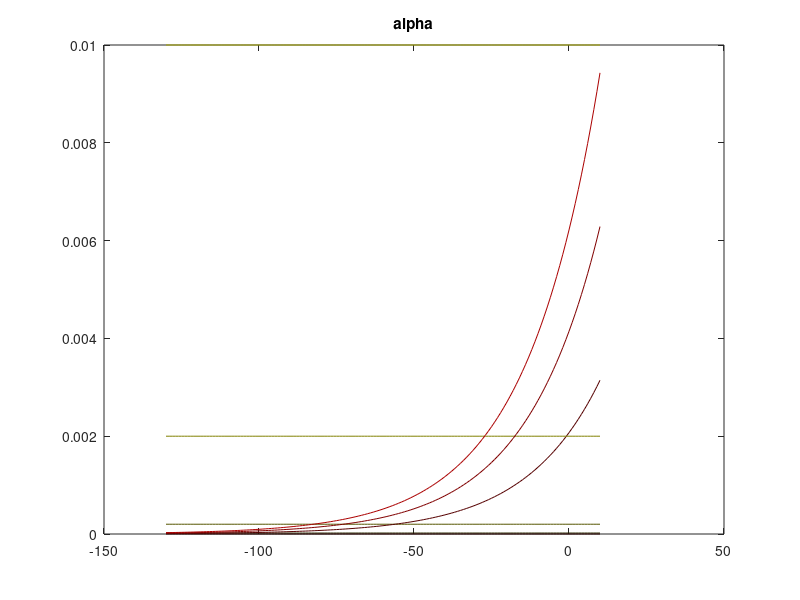
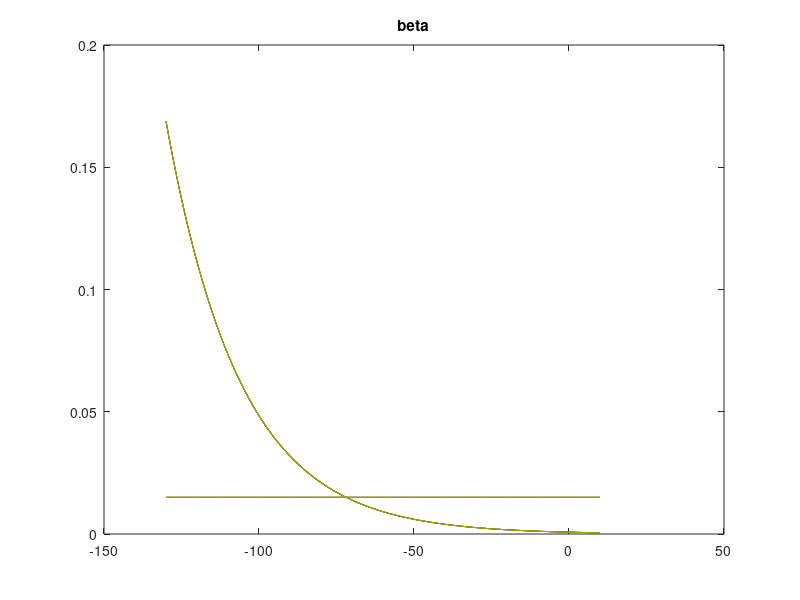
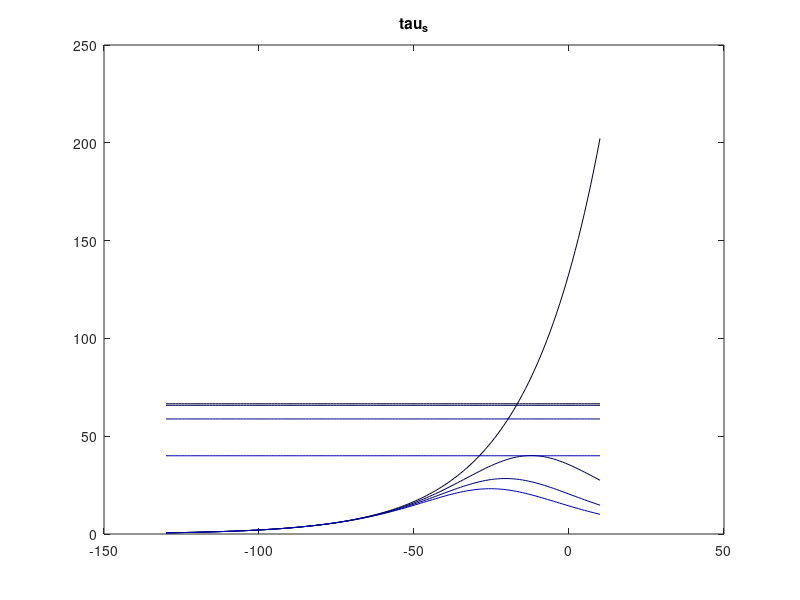
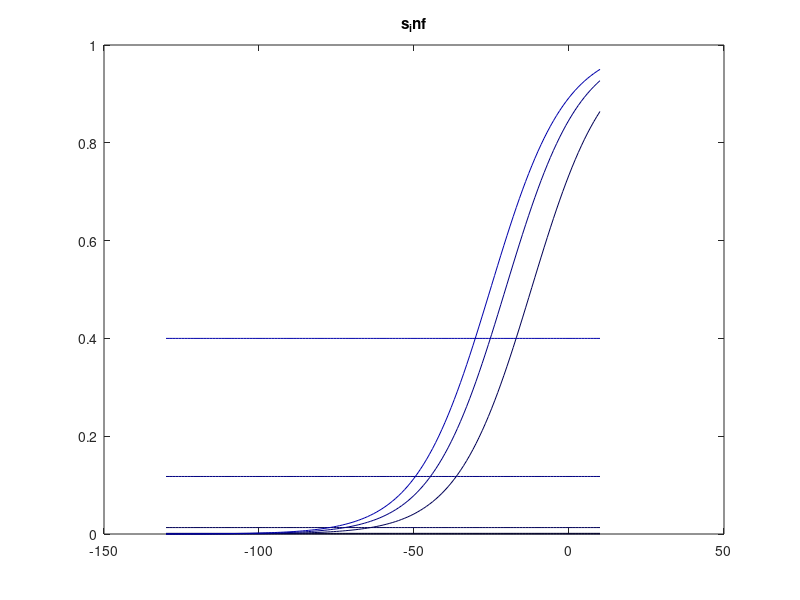

The MATLAB source for these figures, in order:
% cell_mechanisms.m

% mechanism = 'low-threshold Ca';
% mechanism = 'somatic components';
% mechanism = 'amarillo_Ttype'
mechanism = 'Ca activated K';
% mechanism = 'high_thresh_vanilla';
% mechanism = 'h_current_tests';
% mechanism = 'high_thresh_gerstner';
% mechanism = 'schweighofer_gap';
% mechanism = 'somatic mechanisms'
% mechanism = 'axonal_components';
% mechanism = 'calcium_update';

Vrange = [-150:30];

switch mechanism

	case 'low-threshold Ca'
		% NOTE: not GHK! Consider the non linearity

		% [================================================]
		% 		 somatic low threshold calcium
		% [================================================]
		k_inf = @(V_soma) (1 ./ (1 + exp(-1 * (V_soma + 61)   ./ 4.2)));
		l_inf = @(V_soma) (1 ./ (1 + exp((     V_soma + 85.5) ./ 8.5)));

	    tau_k = 1;
	    tau_l = @(V_soma) ((20 * exp((V_soma + 160) ./ 30) ./ (1 + exp((V_soma + 84) ./ 7.3))) +35);
	   
	     figure
	     plot(Vrange, k_inf(Vrange).^3 ,'b'), hold on
	     plot(Vrange, l_inf(Vrange),'g'), hold on
	     plot(Vrange, (k_inf(Vrange).^3) .* l_inf(Vrange),'y'), hold on
	     title('Calcium Low Threshold')
		legend({'k_inf^3' ; 'l_inf' ; })
		title('inward low threshold calcium')





	case 'somatic components'

	 % % Dendrite-soma interaction current
	 %    I_ds  = (g_int / p1) * (V_soma - V_dend); 
	 %    % Inward low-threshold Ca current
	 %    I_CaL = g_CaL * k * k * k * l * (V_soma - V_Ca);
	 %    % Inward Na current
	 %    I_Na_s  = g_Na_s * m * m * m * h * (V_soma - V_Na);
	 %    % Leak current
	 %    I_ls  = g_ls * (V_soma - V_l);
	 %    % H current soma
	 %    I_h_s    =  g_h_s * q_s * (V_soma - V_h); %# change
	 %    % Potassium current
	 %    I_Kdr_s = g_Kdr_s * n * n * n * n * (V_soma - V_K);
	 %    I_K_s   = g_K_s * (x_s ^ 4) * (V_soma - V_K);
	 %    % Axon-soma interaction current
	 %    I_as    = (g_int / (1 - p2)) * (V_soma - V_axon);
	 %    %***** AMPA current *****
	 %    I_amp   = gbar_ampa * g_ampa * (V_dend - V_ampa);
	 %    %***** GABA A current *****
	 %    I_gab_soma   = gbar_gaba_soma * g_gaba_soma * (V_soma - V_gaba_soma);
	        




        
    % somatic Sodium
    m_inf = @(V_soma) 1 ./ (1 + (exp((-30 - V_soma)./ 5.5)));
    h_inf = @(V_soma) 1 ./ (1 + (exp((-70 - V_soma)./-5.8)));
    tau_h = @(V_soma) 3 * exp((-40 - V_soma)./33);

    % Potassium
     n_inf = @(V_soma) 1 ./ (1 + exp( ( -3 - V_soma) ./  10));	
     tau_n = @(V_soma) 5 + (  47 * exp( -(-50 - V_soma) ./  900));
     % n     = delta * dn_dt + Potassium_n;
     
     alpha_x_s = @(V_soma) 0.13 * (V_soma + 25) ./ (1 - exp(-(V_soma + 25) ./ 10));
     beta_x_s  = @(V_soma) 1.69 * exp(-0.0125 * (V_soma + 35));
    
     x_inf_s   = @(V_soma) alpha_x_s(V_soma) ./ (alpha_x_s(V_soma) + beta_x_s(V_soma));
     tau_x_s   = @(V_soma) 1 ./ (alpha_x_s(V_soma) + beta_x_s(V_soma));


     
    

	case 'amarillo_Ttype' % Amarillo 2D CaT

		V1_2mT = -53;
		V_tau_m1 = 2;
		V_tau_m2 = 2;
		% m_T_inf = @(V) 1./(1 + exp((V −- V1_2mT)/ − 6.2);
		% tau_m_T = @(V) (0.612 + 1./(exp((V - −V_tau_m1 )/ −- 16.7) + exp((V −- V_tau_m2 )/18.2)))/3   ;
		% h_T_inf = @(V) 1/(1 + exp[(V −- V1_2mT/4]);
		% tau_h1_T = @(V) (exp[(V −- V_tau_h1 )/66.6])/3; % -- for V < −75 mV
		% tau_2_T = @(V) (28 + exp[(V -− V_tau_h2 )/ − 10.5])/3; % -- for V > −75 mV

		% G(V, Cao, Cai) = z^2F^2V/RT (Cai- −Ca0*exp(−zFV/RT))/ (1 −- exp(−zFV/RT)),

		% dhT/dt = (hT∞(V) − hT)/τhT(V),
		% I = p m
		% h SG(V,Ca,Ca)
		% TTTToi
		% dmT/dt = (mT∞(V) − mT)/τmT(V)


	case 'calcium_update'

		% update Calcium concentration
        dCa_dt = -3 * I_CaH - 0.075 * Ca2Plus;
        Ca2Plus = delta * dCa_dt + Ca2Plus;

		dCa_dt = @(I_CaH, Ca2Plus) -3 * I_CaH - 0.075 * Ca2Plus;

		% I_CaH = r^2 * V_dend;



	case 'high_thresh_vanilla'
		% [================================================]
		% 		 Calcium High Threshold (Ir)
		% [================================================]
		%  activation curves from r

		alpha_r = @(V_dend) 1.7 ./ (1 + exp( -(V_dend - 5) ./ 13.9));
		beta_r  = @(V_dend) 0.02 .* (V_dend + 8.5)./ (exp((V_dend + 8.5) ./ 5) - 1);
		tau_r   = @(V_dend) 5 ./ (alpha_r(V_dend) + beta_r(V_dend));
		r_inf   = @(V_dend) alpha_r(V_dend) ./ (alpha_r(V_dend) + beta_r(V_dend));

		% beta_r_new = @(V_dend)   2.8 ./(1 + exp( (V_dend + 68)  ./  31 )) 
		% tau_r_new   = @(V_dend) 5 ./ (alpha_r(V_dend) + beta_r_new(V_dend));
		% r_inf_new   = @(V_dend) alpha_r(V_dend) ./ (alpha_r(V_dend) + beta_r_new(V_dend));
		

		% dr_dt_new = @(V_dend, r) (r_inf_new(V_dend) - r) ./ tau_r_new(V_dend);
		dr_dt = @(V_dend, r) (r_inf(V_dend) - r) ./ tau_r(V_dend);

		Vrange = -150:20;
		figure
		plot(Vrange, alpha_r(Vrange),'r'), hold on
		plot(Vrange, beta_r(Vrange),'b')
		% plot(Vrange, beta_r_new(Vrange),'b','linewidth',2)
		plot(Vrange, r_inf(Vrange) ,'g')
		% plot(Vrange, r_inf_new(Vrange) ,'g','linewidth',2)
		plot(Vrange, tau_r(Vrange) ,'c')
		% plot(Vrange, tau_r_new(Vrange) ,'c','linewidth',2)

		legend({'alpha' 'beta' 'r inf' 'tau r'})
		title(mechanism)


		figure
		c= 0; rrange = linspace(0,.1,10); lr  = 10;
		for Cr = rrange
			c = c+1;
			plot(Vrange, dr_dt(Vrange,Cr) ,'color' , [0 0 1]*c/lr)
			hold on
			
		end
		legend(num2str( rrange' ))
		title('dr dt') ; xlabel('V dend')

	case 'high_thresh_gerstner'
		% [================================================]
		% 		 Calcium High Threshold (Ir)
		% [================================================]
		%  activation curves from r

		alpha_r = @(V_dend) 1.7 ./ (1 + exp( -(V_dend - 5) ./ 13.9));
		beta_r = @(V_dend)   2.8 ./(1 + exp( (V_dend + 68)  ./  31 )) 
		tau_r   = @(V_dend) 5 ./ (alpha_r(V_dend) + beta_r_new(V_dend));
		r_inf   = @(V_dend) alpha_r(V_dend) ./ (alpha_r(V_dend) + beta_r_new(V_dend));
		

		% dr_dt_new = @(V_dend, r) (r_inf_new(V_dend) - r) ./ tau_r_new(V_dend);
		dr_dt = @(V_dend, r) (r_inf(V_dend) - r) ./ tau_r(V_dend);

		Vrange = -150:20;
		figure
		plot(Vrange, alpha_r(Vrange),'r'), hold on
		plot(Vrange, beta_r(Vrange),'b')
		% plot(Vrange, beta_r_new(Vrange),'b','linewidth',2)
		plot(Vrange, r_inf(Vrange) ,'g')
		% plot(Vrange, r_inf_new(Vrange) ,'g','linewidth',2)
		plot(Vrange, tau_r(Vrange) ,'c')
		% plot(Vrange, tau_r_new(Vrange) ,'c','linewidth',2)

		legend({'alpha' 'beta' 'r inf' 'tau r'})
		title(mechanism)


		figure
		c= 0; rrange = linspace(0,.1,10); lr  = 10;
		for Cr = rrange
			c = c+1;
			plot(Vrange, dr_dt(Vrange,Cr) ,'color' , [0 0 1]*c/lr)
			hold on
			
		end
		legend(num2str( rrange' ))
		title('dr dt') ; xlabel('V dend')

	case 3

		% [================================================]
		% 	substitute beta_r that grows without bounds (?)
		% [================================================]


		beta_r = @(V_dend) 0.02 .* (V_dend + 8.5)./ (exp((V_dend + 8.5) ./ 5) - 1);
		sig =  @(a, X) a(1) ./ (1 + exp( -(X + a(2)) ./ a(3)));

		xdata = [-180:100];
		ydata = beta_r(xdata);
		ydata(1:80) = 1.8;

		a = lsqcurvefit(sig,[eps eps 0],xdata, ydata)

		new_beta_r = @(V_dend)   2.8 ./(1 + exp( (V_dend + 68)  ./  31 )) 
		clf
		plot(xdata, sig(x,xdata),'g')
		hold on
		plot(xdata, new_beta_r(xdata),'y')

		plot(xdata, ydata,'r')
		plot(xdata, alpha_r(xdata),'r')
		title(mechanism)

	case 'schweighofer_gap'


		% [================================================]
		% 		 Gap 
		% [================================================]
		% Schweighofer's gap non linearity (2004)
		fgap = @(DeltaV) (0.8 .* exp(-1.*DeltaV.*DeltaV/100) + 0.2);
		plot(x, fgap(x))
		title(mechanism)


	case 'Ca activated K'


		% [================================================]
		% 		 Ca activated K hyperpolarizing current - s
		% [================================================]     

		%NEW (CaPlus in uM/l)
		alpha_s = @(Ca2Plus, V_dend) .9e-3*log(Ca2Plus)*exp(V_dend/24);
		beta_s  = @(Ca2Plus, V_dend) .75e-3*exp(-V_dend/24);
		s_inf = @(Ca2Plus, V_dend) alpha_s(Ca2Plus, V_dend) ./ (alpha_s(Ca2Plus, V_dend) + beta_s(Ca2Plus, V_dend));
		tau_s = @(Ca2Plus, V_dend) .1 ./ (alpha_s(Ca2Plus,V_dend) + beta_s(Ca2Plus,V_dend));


		% Original : No dependence on V_dend
		alpha_s_orig =@(Ca2Plus) (0.00002 * Ca2Plus) .* (0.00002 * Ca2Plus < 0.01) + 0.01*((0.00002 * Ca2Plus)> 0.01); % nefarious calcium creates instabilities?
		beta_s_orig = 0.015;
		s_inf_orig = @(Ca2Plus) alpha_s_orig(Ca2Plus) ./ (alpha_s_orig(Ca2Plus) + beta_s_orig);
		tau_s_orig = @(Ca2Plus) 1 ./ (alpha_s_orig(Ca2Plus) + beta_s_orig);



			Ca_range = [1 10 100 1000];
			Vd_range = [-130:10];
			clf
			c = 0;
			for ca = Ca_range
				c = c+1;

				figure(2)
				plot(Vd_range, ones(size(Vd_range))*alpha_s_orig( ca),'color', [1 1 0]*c/6), hold on
				plot(Vd_range, alpha_s( ca, Vd_range),'color', [1 0 0]*c/6), hold on
				title('alpha')

				figure(3)
				plot(Vd_range, ones(size(Vd_range))*beta_s_orig,'color', [1 1 0]*c/6), hold on
				plot(Vd_range, beta_s( ca, Vd_range),'color', [1 1 0]*c/6), hold on
				title('beta')

				figure(5)
				plot(Vd_range, ones(size(Vd_range))*s_inf_orig( ca),'color', [0 0 1]*c/6), hold on
				plot(Vd_range, s_inf( ca, Vd_range),'color', [0 0 1]*c/6), hold on
				title('s_inf')

				figure(4)
				plot(Vd_range, tau_s( ca, Vd_range),'color', [0 0 1]*c/6), hold on
				plot(Vd_range, ones(size(Vd_range))*tau_s_orig( ca),'color', [0 0 1]*c/6), hold on
				title('tau_s')

			end

		% plot(x, beta_r(x),'b')
		% plot(x, s_inf(alpha_r(x), beta_r(x)) ,'g')


		ds_dt = @(s_inf, Potassium_s, tau_s	) (s_inf - Potassium_s) / tau_s;

		s = @(delta, ds_dt, Potassium_s) delta * ds_dt + Potassium_s;



	case 'h_current_tests'


		% [================================================]
		% 		 H current
		% [================================================]

	    % #NOTE: new h current has a very steep inactivation.		
		        
		q_inf_old = @(V_dend) 1 ./(1 + exp((V_dend + 80) / 4));
		tau_q_old = @(V_dend) 1 ./(exp(-0.086 * V_dend - 14.6) + exp(0.070 * V_dend - 1.87));


		 % g_h * q * (V_dend + 43)

		 mAlpha	 = @(v) 1e-3*6.43*(v+154.9)./(exp((v+154.9)./11.9)-1); % w V = 154;
		 mBeta	 = @(v) 1e-3*193*exp(v/33.1);

		q_inf_new = @(V_dend)  mAlpha(V_dend) ./(mAlpha(V_dend) + mBeta(V_dend));
		tau_q_new = @(V_dend)       1         ./(mAlpha(V_dend) + mBeta(V_dend));
		% 	if(v == -154.9){
		% 	v = v + 0.000001
		% }
		% From channelpedia
		% mAlpha = 0.001*6.43*(v+154.9)/(exp((v+154.9)/11.9)-1) 
		% mBeta = 0.001*193*exp(v/33.1)
		% mInf = mAlpha/(mAlpha + mBeta)
		% mTau = 1/(mAlpha + mBeta)

		% from Amarillo et al. 2015
		% q_inf_new = @(V) 1./(1 +exp(V+82)/5.49);
		% tau_q_new = @(V) (1./(.8e-3 + 3.5e-6*exp(-0.05787 + V) +exp(-1.87+0.0701*V)))/1.32;


		dq_dt_old = @(V_dend, q) (q_inf_old(V_dend) - q) ./ tau_q_old(V_dend);
		dq_dt_new = @(V_dend, q) (q_inf_new(V_dend) - q) ./ tau_q_new(V_dend);



		plot(Vrange, q_inf_old(Vrange),'r','linewidth', 1.5), hold on, 
		plot(Vrange, q_inf_new(Vrange),'g','linewidth', 1.5)
		title('H current q inf'), xlabel('Vm')
		legend({'q inf old'; 'q inf new'})
		title(mechanism)
		

		figure
			plot(Vrange, tau_q_old(Vrange),'r'), hold on,
			plot(Vrange, tau_q_new(Vrange),'g')
			legend({'tau_old' ;'tau_q_new'}),  xlabel('Vm')
			title('H current')
		
		figure 
			plot(Vrange, mAlpha(Vrange),'r'), hold on
			plot(Vrange, mBeta(Vrange),'g')
			legend({'alpha' ;'beta'}),  xlabel('Vm')

		figure
			plot(Vrange, q_inf_new(Vrange),'r'), hold on
			plot(Vrange, q_inf_old(Vrange),'g')
			legend({'q_inf_new' ;'q_inf_old'}),  xlabel('Vm')




		% figure
		% for qr = linspace(0,1,10)	
		% 	plot(Vrange, dq_dt_old(Vrange, qr),'color', [1 0 0]*qr), hold on
		% 	plot(Vrange, dq_dt_new(Vrange, qr),'color', [0 1 0]*qr)

		% end
		%  xlabel('Vm'); title('dq / dt')
		%  line([-43 -43], [-1 1],'linestyle', '--')


	case 'axonal_components'



		% [================================================]
		% 		 Axonal components
		% [================================================]

		% discontinuity at -25

			m_inf_a   = @(V_axon) 1 / (1 + (exp((-30 - V_axon)/ 5.5)));
		    h_inf_a   = @(V_axon) 1 / (1 + (exp((-60 - V_axon)/-5.8)));
		    tau_h_a   = @(V_axon)    1.5 * exp((-40 - V_axon)/33);

		    % dh_dt_a   = (h_inf_a - Sodium_h_a)/tau_h_a;
     
		     % m_a       = m_inf_a;
		     % h_a       = Sodium_h_a + delta * dh_dt_a;

		% Update potassium components
		     alpha_x_a = @(V_axon) 0.13 * (V_axon + 25) ./ (1 - exp(-(V_axon + 25) / 10));
		     beta_x_a  = @(V_axon) 1.69 * exp(-0.0125 * (V_axon + 35));

		     x_inf_a   = @(alpha_x_a, beta_x_a) alpha_x_a ./ (alpha_x_a + beta_x_a);
		     tau_x_a   = @(alpha_x_a, beta_x_a) 1 ./ (alpha_x_a + beta_x_a);
		    
		     dx_dt_a   = @(A, B, x_a) (x_inf_a(A,B) - x_a) ./ tau_x_a(A,B);
		    
		     % x_a       = delta * dx_dt_a + Potassium_x_a;
		Vrange= [-200:0.1:300];
		plot(Vrange,alpha_x_a(Vrange));hold on
		plot(Vrange,beta_x_a(Vrange),'r')
		plot(Vrange,x_inf_a(alpha_x_a(Vrange), beta_x_a(Vrange)) ,'g')
		plot(Vrange,tau_x_a(alpha_x_a(Vrange), beta_x_a(Vrange)) ,'c')
		legend({'alphaxa' ; 'beta_x_a' ; 'x_inf_a'; 'tau_x_a'})

		for x_a = linspace(0,1,10)
		plot(Vrange, dx_dt_a(alpha_x_a(Vrange), beta_x_a(Vrange),x_a) ,'c')
		hold on
		end


	case 8 % dendritic mechanisms

		
		alpha_r = @(V_dend) 1.7 ./ (1 + exp( -(V_dend - 5) ./ 13.9));
		beta_r  = @(V_dend) 0.02 .* (V_dend + 8.5)./ (exp((V_dend + 8.5) ./ 5) - 1);
		tau_r   = @(V_dend) 5 ./ (alpha_r(V_dend) + beta_r(V_dend));
		r_inf   = @(V_dend) alpha_r(V_dend) ./ (alpha_r(V_dend) + beta_r(V_dend));

		% Ih
		q_inf = @(V_dend) 1 ./(1 + exp((V_dend + 80) / 4));
		tau_q = @(V_dend) 1 ./(exp(-0.086 * V_dend - 14.6) + exp(0.070 * V_dend - 1.87));

		alpha_s = @(Ca2Plus, V_dend) .9e-3*Ca2Plus*exp(V_dend/24);
		beta_s  = @(Ca2Plus, V_dend) .75e-3*exp(-V_dend/24);
		s_inf = @(Ca2Plus, V_dend) alpha_s(Ca2Plus, V_dend) ./ (alpha_s(Ca2Plus, V_dend) + beta_s(Ca2Plus, V_dend));
		tau_s = @(Ca2Plus, V_dend) .1 ./ (alpha_s(Ca2Plus,V_dend) + beta_s(Ca2Plus,V_dend));


		vrange = [-150:20];

		figure
		plot(vrange, 4.5*r_inf(vrange).^2   .*(vrange - 120) ,'r'), hold on
		plot(vrange, 1.2*q_inf(vrange)      .*(vrange + 43 ) ,'g')
		plot(vrange, 55*s_inf(1, vrange)    .*(vrange + 75 ) ,'b')
		plot(vrange, 55*s_inf(10, vrange)   .*(vrange + 75 ) ,'b')
		plot(vrange, 55*s_inf(100, vrange)  .*(vrange + 75 ) ,'b','linewidth',2)

		figure
		plot(vrange, tau_r(vrange).^2   ,'r'), hold on
		plot(vrange, tau_q(vrange)      ,'g')
		plot(vrange, tau_s(1, vrange)   ,'b')
		plot(vrange, tau_s(10, vrange)  ,'b')
		plot(vrange, tau_s(100, vrange) ,'b','linewidth',2)


		figure
		plot(vrange, 4.5*r_inf(vrange).^2  .*(vrange - 120)./tau_r(vrange).^2    ,'r'), hold on
		plot(vrange, 1.2*q_inf(vrange)     .*(vrange + 43 )./tau_q(vrange)       ,'g')
		plot(vrange, 55*s_inf(1, vrange)   .*(vrange + 75 )./tau_s(1, vrange)    ,'b')
		plot(vrange, 55*s_inf(10, vrange)  .*(vrange + 75 )./tau_s(10, vrange)   ,'b')
		plot(vrange, 55*s_inf(100, vrange) .*(vrange +75  )./tau_s(100, vrange)  ,'b','linewidth',2)




		A = [4.5*r_inf(vrange).^2  .*(vrange - 120);
			 1.2*q_inf(vrange)     .*(vrange + 43 );
			 35*s_inf(1, vrange)   .*(vrange + 75 );
			 35*s_inf(10, vrange)   .*(vrange + 75 );
			 35*s_inf(100, vrange)  .*(vrange +75  )];
			 figure
			 area(vrange, A')


		case 'somatic mechanisms'
				% [================================================]
				% 		 somatic mechanisms
				% [================================================]

			%% update somatic components

			k_inf = @(V_soma) (1 / (1 + exp(-1 * (V_soma + 61)   / 4.2)));
			l_inf = @(V_soma)(1 / (1 + exp((     V_soma + 85.5) / 8.5)));

			tau_k = 1;
			tau_l = @(V_soma)((20 * exp((V_soma + 160) / 30) / (1 + exp((V_soma + 84) / 7.3))) +35);
			    
			dk_dt = (k_inf - Calcium_k) / tau_k;
			dl_dt = (l_inf - Calcium_l) / tau_l;

			    % k = delta * dk_dt + Calcium_k;
			    % l = delta * dl_dt + Calcium_l;

			m_inf = 1 / (1 + (exp((-30 - V_soma)/ 5.5)));
			h_inf = 1 / (1 + (exp((-70 - V_soma)/-5.8)));
			tau_h =       3 * exp((-40 - V_soma)/33);

			 m_inf_a   = @(V_axon) 1 / (1 + (exp((-30 - V_axon)/ 5.5)));
		     h_inf_a   = @(V_axon) 1 / (1 + (exp((-60 - V_axon)/-5.8)));
		     tau_h_a   = @(V_axon)     1.5 * exp((-40 - V_axon)/33);

		     % dh_dt_a   =  (h_inf_a  - Sodium_h_a)/tau_h_a;
		     
		     m_a       = m_inf_a;

		     % Update potassium components
		     alpha_x_a = @(V_axon) 0.13 * (V_axon + 25) / (1 - exp(-(V_axon + 25) / 10));
		     beta_x_a  = @(V_axon) 1.69 * exp(-0.0125 * (V_axon + 35));
		    
		     x_inf_a   = alpha_x_a (V_axon)/ (alpha_x_a + beta_x_a);
		     tau_x_a   =         1 / (alpha_x_a + beta_x_a);
		    
		     dx_dt_a   = (x_inf_a - Potassium_x_a) / tau_x_a; 
		    


		figure
		plot(Vrange, k_inf(Vrange),'r'), hold on
		plot(Vrange, l_inf(Vrange),'g')
		plot(Vrange, tau_l(Vrange),'b')
		plot(Vrange, m_inf(Vrange),'c')
		plot(Vrange, s_inf(Vrange),'b','linewidth',2)

		



		A = [4.5*r_inf(Vrange).^2  .*(Vrange - 120);
			 1.2*q_inf(Vrange)     .*(Vrange + 43 );
			 35*s_inf(1, Vrange)   .*(Vrange + 75 );
			 35*s_inf(10, Vrange)   .*(Vrange + 75 );
			 35*s_inf(100, Vrange)  .*(Vrange +75  )];
			 figure
			 area(Vrange, A')





end



 % (1 / (1 + exp(-1 * (V_soma + 61)   / 4.2)))

